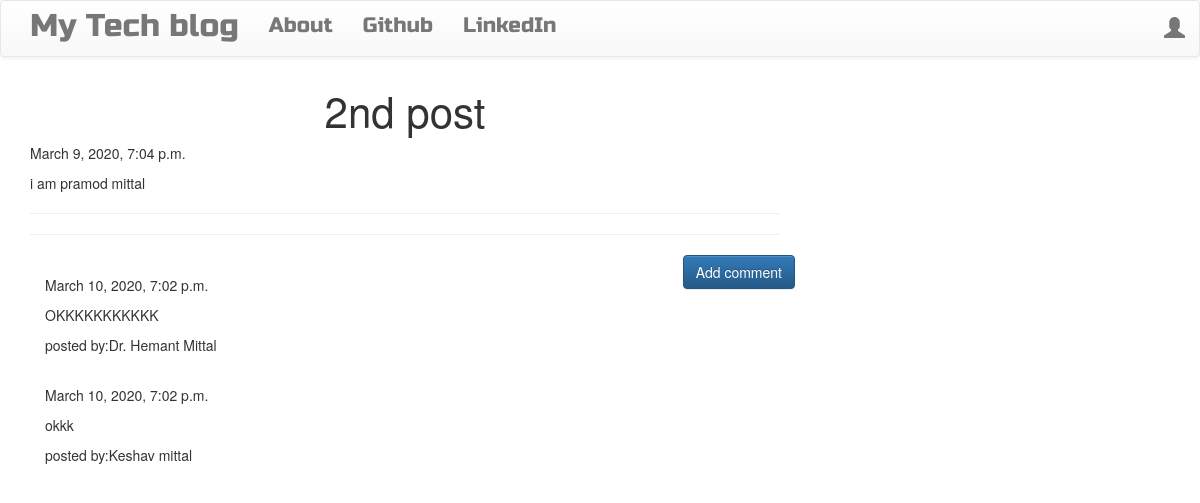
Screenshot of /post/2 with the database file from the repository.
### blog/models.py (models this page shows, shortened)
class Post(models.Model):
    author = models.ForeignKey('auth.User', on_delete=models.CASCADE,)
    title = models.CharField(max_length=200)
    text = models.TextField()
    created_date = models.DateTimeField(default=timezone.now())
    published_date = models.DateTimeField(blank=True, null=True)

class Comment(models.Model):
    post = models.ForeignKey('blog.Post',related_name='comments',on_delete=models.CASCADE,)
    author = models.CharField(max_length=200)
    text = models.TextField()
    created_date = models.DateTimeField(default=timezone.now())
    approved_comment = models.BooleanField(default=False)

### blog/views.py (the view)
# urls.py: path('post/<int:pk>',views.PostDetailView.as_view(),name='post_detail'),
class PostDetailView(DetailView):
    model=Post

### blog/templates/blog/post_detail.html (shortened to what this page needs)
{% extends "blog/base.html" %}
{% block content %}
<h1 class="posttitle loader">{{post.title}}</h1>
{% if post.published_date %}
<div class="datepost">
    {{post.published_date}}
</div>
{% else %}
<a class="btn btn-default" href="{% url 'post_publish' pk=post.pk %}">Publish</a>
{% endif %}
<p class="postcontent">{{post.text|safe|linebreaksbr}}</p>
<hr>
<hr>
  <a class="btn btn-primary btn-comment" href="{% url 'add_comment_to_post' pk=post.pk %}">Add comment</a>
<div class="container">
    {%  for comment in post.comments.all %}
    <br>
    {% if user.is_authenticated or comment.approved_comment %}
    {{ comment.created_date }}
    <p>{{comment.text|safe|linebreaks}}</p>
    <p>posted by:{{comment.author}}</p>
    {% endif %}
    {% empty %}
    <p>No Comments!</p>
    {% endfor %}
</div>
{% endblock %}

### blog/static/css/blog.css (style rules this page uses)
.posttitle { font-family:'Russo One' sans-serif; font-size:3em; text-align:center; }
.postcontent { font-family:'Montserrat'; font-size:1.5em; }
.btn-comment { position:absolute; right:0px; }
.loader { filter:hue-rotate(0deg); color: linear-gradient(45deg,#0f8,#08f); animation:hue 5000ms infinite linear; }

### rows the page displays
Post: title "2nd post", published_date "March 9, 2020, 7:04 p.m.", text "i am pramod mittal"
Comment: created_date "March 10, 2020, 7:02 p.m.", text "OKKKKKKKKKKK", author "Dr. Hemant Mittal"
Comment: created_date "March 10, 2020, 7:02 p.m.", text "okkk", author "Keshav mittal"
